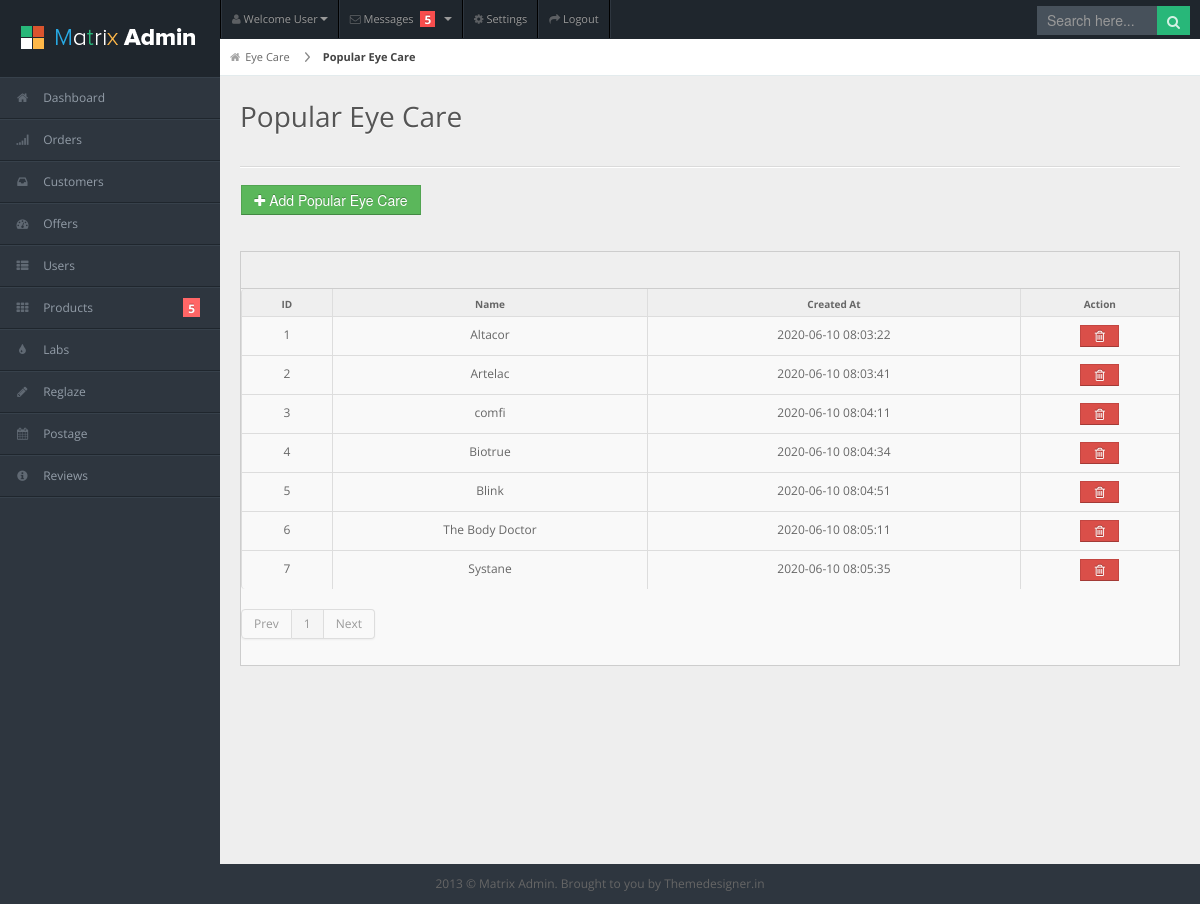
The app's page /admin/popular_eye_care.php with its own data.
### tables this page shows
CREATE TABLE `popular_eye_care` (
  `id` int(11) NOT NULL,
  `Product_id` int(24) DEFAULT NULL,
  `Popular_Eye_Care` varchar(225) DEFAULT NULL,
  `active` int(11) DEFAULT NULL,
  `created_at` timestamp NOT NULL DEFAULT current_timestamp() ON UPDATE current_timestamp(),
  `updated_at` timestamp NOT NULL DEFAULT '0000-00-00 00:00:00'
);

### admin/popular_eye_care.php (the view, shortened to what this page needs)
<?php include('Connection2.php'); ?>
<!DOCTYPE html>
<html lang="en">
<head>
<link rel="stylesheet" href="css/bootstrap.min.css" />
<link rel="stylesheet" href="css/bootstrap-responsive.min.css" />
<link rel="stylesheet" href="css/uniform.css" />
<link rel="stylesheet" href="css/select2.css" />
<link rel="stylesheet" href="css/matrix-style.css" />
<link rel="stylesheet" href="css/matrix-media.css" />
<link href="font-awesome/css/font-awesome.css" rel="stylesheet" />
</head>
<body>
<div id="header">
  <h1><a href="dashboard.html">Matrix Admin</a></h1>
</div>
<div id="user-nav" class="navbar navbar-inverse">
  <ul class="nav">
    <li  class="dropdown" id="profile-messages" ><a title="" href="#" data-toggle="dropdown" data-target="#profile-messages" class="dropdown-toggle"><i class="icon icon-user"></i>  <span class="text">Welcome User</span><b class="caret"></b></a>
    </li>
    <li class="dropdown" id="menu-messages"><a href="#" data-toggle="dropdown" data-target="#menu-messages" class="dropdown-toggle"><i class="icon icon-envelope"></i> <span class="text">Messages</span> <span class="label label-important">5</span> <b class="caret"></b></a>
    </li>
    <li class=""><a title="" href="#"><i class="icon icon-cog"></i> <span class="text">Settings</span></a></li>
    <li class=""><a title="" href="login.html"><i class="icon icon-share-alt"></i> <span class="text">Logout</span></a></li>
  </ul>
</div>
<div id="search">
  <input type="text" placeholder="Search here..."/>
  <button type="submit" class="tip-bottom" title="Search"><i class="icon-search icon-white"></i></button>
</div>
<?php include 'dashboard_aside.php' ?>
<div id="content">
  <div id="content-header">
    <div id="breadcrumb"> <a href="eye_care.php" title="Contact Lense" class="tip-bottom"><i class="icon-home"></i>Eye Care</a> <a href="#" class="current">Popular Eye Care</a> </div>
    <h1>Popular Eye Care</h1>
  </div>
  <div class="container-fluid">
    <hr>
	  <div class="row-fluid">
		 <div class="span6">
			  <button onClick="window.location.href='eye_care_category_add.php?type=popular'" class="btn btn-success add-sglasses-btn"><i class="icon-plus"></i> Add Popular Eye Care</button><br><br>
		</div>
		  <div class="span6">
		</div>
	  </div>
    <div class="row-fluid">
      <div class="span12">
        <div class="widget-box">
          <div class="widget-title">
          </div>
          <div class="widget-content nopadding">
            <table class="table table-bordered table-striped">
              <thead>
                <tr>
				  <th>ID</th>
                  <th>Name</th>
                  <th>Created At</th>
                  <th>Action</th>
                </tr>
              </thead>
              <tbody>
				 <?php
				if (isset($_GET['pageno'])) {
					$pageno = $_GET['pageno'];
				} else {
					$pageno = 1;
				}
				$no_of_records_per_page = 20;
				$offset = ($pageno-1) * $no_of_records_per_page;
				$total_pages_sql = "SELECT COUNT(*) FROM popular_eye_care where active=0";
			$result = mysqli_query($conn,$total_pages_sql);
			$total_rows = mysqli_fetch_array($result)[0];
			$total_pages = ceil($total_rows / $no_of_records_per_page);
				if(isset($_GET['search'])) {
				$my_search = $_GET['search'];
				$fetch_query = mysqli_query($conn,"SELECT * FROM popular_eye_care  where Brands_Name='$my_search' OR Brands_Name LIKE '%$my_search%'  AND active=1");
				}
				else {
				$fetch_query = mysqli_query($conn,"SELECT * FROM popular_eye_care where active=1 LIMIT $offset, $no_of_records_per_page");
				}
				while($row=mysqli_fetch_array($fetch_query,MYSQLI_ASSOC)) {
					?>
                <tr class="odd gradeX">
				  <td style="text-align: center;"><?php echo $row['id']; ?></td>
				  <td style="text-align: center;"><?php echo $row['Popular_Eye_Care']; ?></td>
                  <td style="text-align: center;"><?php echo $row['created_at']; ?></td>
                  <td class="center">
					  <center>
					<button class="btn btn-mini btn-danger add-sglasses-action-btn" onclick="window.location.href='popular_eye_care.php?delete_popular_eye_care_id=<?php echo $row['id']; ?>'">&nbsp;&nbsp;<i class="icon-trash"></i> &nbsp;</button>
						  </center>
				  </td>
                </tr>
                <?php } ?>
              </tbody>
            </table>
			  <?php if(isset($_GET['search'])) {} else { ?>
			  <div class="pagination">
              <ul>
                <li class="<?php if($pageno <= 1){ echo 'disabled'; } ?>"><a href="<?php if($pageno <= 1){ echo '#'; } else { echo "?pageno=".($pageno - 1); } ?>" >Prev</a></li>
				<?php for($t=1;$t<=$total_pages;$t++) {
				if($t == $pageno) {
				?>
                <li class="active"> <a href=""><?php echo $t; ?></a> </li>
				<?php
				} else { ?>
				<li class=""> <a href=""><?php echo $t; ?></a> </li>
					<?php
					}
				} ?>
                <li class="<?php if($pageno >= $total_pages){ echo 'disabled'; } ?>"><a href="<?php if($pageno >= $total_pages){ echo '#'; } else { echo "?pageno=".($pageno + 1); } ?>">Next</a></li>
              </ul>
            </div>
			  <?php } ?>
          </div>
        </div>
      </div>
    </div>
  </div>
</div>
<div class="row-fluid">
  <div id="footer" class="span12"> 2013 &copy; Matrix Admin. Brought to you by <a href="http://themedesigner.in">Themedesigner.in</a> </div>
</div>
</body>
</html>

### admin/css/matrix-media.css (style rules this page uses)
body { background:#2E363F; }
#header { background-color: #1f262d; margin-top:10px; }
#search input[type=text], #search button { background-color: #28b779; }
#search input[type=text] { background-color: #47515b; color: #fff; }

### records on screen
popular_eye_care: id "1", Popular_Eye_Care "Altacor", created_at "2020-06-10 08:03:22"
popular_eye_care: id "2", Popular_Eye_Care "Artelac", created_at "2020-06-10 08:03:41"
popular_eye_care: id "3", Popular_Eye_Care "comfi", created_at "2020-06-10 08:04:11"
popular_eye_care: id "4", Popular_Eye_Care "Biotrue", created_at "2020-06-10 08:04:34"
popular_eye_care: id "5", Popular_Eye_Care "Blink", created_at "2020-06-10 08:04:51"
popular_eye_care: id "6", Popular_Eye_Care "The Body Doctor", created_at "2020-06-10 08:05:11"
popular_eye_care: id "7", Popular_Eye_Care "Systane", created_at "2020-06-10 08:05:35"
